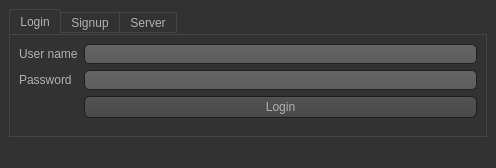
<?xml version="1.0" encoding="UTF-8"?>
<ui version="4.0">
 <class>LoginWindow</class>
 <widget class="QMainWindow" name="LoginWindow">
  <property name="geometry">
   <rect>
    <x>0</x>
    <y>0</y>
    <width>496</width>
    <height>168</height>
   </rect>
  </property>
  <property name="sizePolicy">
   <sizepolicy hsizetype="Fixed" vsizetype="Fixed">
    <horstretch>0</horstretch>
    <verstretch>0</verstretch>
   </sizepolicy>
  </property>
  <property name="windowTitle">
   <string>Login</string>
  </property>
  <property name="styleSheet">
   <string notr="true">QToolTip
{
     border: 1px solid black;
     background-color: #ffa02f;
     padding: 1px;
     border-radius: 3px;
     opacity: 100;
}

QWidget
{
    color: #b1b1b1;
    background-color: #323232;
}

QWidget:item:hover
{
    background-color: QLinearGradient( x1: 0, y1: 0, x2: 0, y2: 1, stop: 0 #ffa02f, stop: 1 #ca0619);
    color: #000000;
}

QWidget:item:selected
{
    background-color: QLinearGradient( x1: 0, y1: 0, x2: 0, y2: 1, stop: 0 #ffa02f, stop: 1 #d7801a);
}

QMenuBar::item
{
    background: transparent;
}

QMenuBar::item:selected
{
    background: transparent;
    border: 1px solid #ffaa00;
}

QMenuBar::item:pressed
{
    background: #444;
    border: 1px solid #000;
    background-color: QLinearGradient(
        x1:0, y1:0,
        x2:0, y2:1,
        stop:1 #212121,
        stop:0.4 #343434/*,
        stop:0.2 #343434,
        stop:0.1 #ffaa00*/
    );
    margin-bottom:-1px;
    padding-bottom:1px;
}

QMenu
{
    border: 1px solid #000;
}

QMenu::item
{
    padding: 2px 20px 2px 20px;
}

QMenu::item:selected
{
    color: #000000;
}

QWidget:disabled
{
    color: #404040;
    background-color: #323232;
}

QAbstractItemView
{
    background-color: QLinearGradient( x1: 0, y1: 0, x2: 0, y2: 1, stop: 0 #4d4d4d, stop: 0.1 #646464, stop: 1 #5d5d5d);
}

QWidget:focus
{
    /*border: 2px solid QLinearGradient( x1: 0, y1: 0, x2: 0, y2: 1, stop: 0 #ffa02f, stop: 1 #d7801a);*/
}

QLineEdit
{
    background-color: QLinearGradient( x1: 0, y1: 0, x2: 0, y2: 1, stop: 0 #4d4d4d, stop: 0 #646464, stop: 1 #5d5d5d);
    padding: 1px;
    border-style: solid;
    border: 1px solid #1e1e1e;
    border-radius: 5;
}

QPushButton
{
    color: #b1b1b1;
    background-color: QLinearGradient( x1: 0, y1: 0, x2: 0, y2: 1, stop: 0 #565656, stop: 0.1 #525252, stop: 0.5 #4e4e4e, stop: 0.9 #4a4a4a, stop: 1 #464646);
    border-width: 1px;
    border-color: #1e1e1e;
    border-style: solid;
    border-radius: 6;
    padding: 3px;
    font-size: 12px;
    padding-left: 5px;
    padding-right: 5px;
}

QPushButton:pressed
{
    background-color: QLinearGradient( x1: 0, y1: 0, x2: 0, y2: 1, stop: 0 #2d2d2d, stop: 0.1 #2b2b2b, stop: 0.5 #292929, stop: 0.9 #282828, stop: 1 #252525);
}

QComboBox
{
    selection-background-color: #ffaa00;
    background-color: QLinearGradient( x1: 0, y1: 0, x2: 0, y2: 1, stop: 0 #565656, stop: 0.1 #525252, stop: 0.5 #4e4e4e, stop: 0.9 #4a4a4a, stop: 1 #464646);
    border-style: solid;
    border: 1px solid #1e1e1e;
    border-radius: 5;
}

QComboBox:hover,QPushButton:hover
{
    border: 2px solid QLinearGradient( x1: 0, y1: 0, x2: 0, y2: 1, stop: 0 #ffa02f, stop: 1 #d7801a);
}


QComboBox:on
{
    padding-top: 3px;
    padding-left: 4px;
    background-color: QLinearGradient( x1: 0, y1: 0, x2: 0, y2: 1, stop: 0 #2d2d2d, stop: 0.1 #2b2b2b, stop: 0.5 #292929, stop: 0.9 #282828, stop: 1 #252525);
    selection-background-color: #ffaa00;
}

QComboBox QAbstractItemView
{
    border: 2px solid darkgray;
    selection-background-color: QLinearGradient( x1: 0, y1: 0, x2: 0, y2: 1, stop: 0 #ffa02f, stop: 1 #d7801a);
}

QComboBox::drop-down
{
     subcontrol-origin: padding;
     subcontrol-position: top right;
     width: 15px;

     border-left-width: 0px;
     border-left-color: darkgray;
     border-left-style: solid; /* just a single line */
     border-top-right-radius: 3px; /* same radius as the QComboBox */
     border-bottom-right-radius: 3px;
 }

QComboBox::down-arrow
{
     image: url(:/down_arrow.png);
}

QGroupBox:focus
{
border: 2px solid QLinearGradient( x1: 0, y1: 0, x2: 0, y2: 1, stop: 0 #ffa02f, stop: 1 #d7801a);
}

QTextEdit:focus
{
    border: 2px solid QLinearGradient( x1: 0, y1: 0, x2: 0, y2: 1, stop: 0 #ffa02f, stop: 1 #d7801a);
}

QScrollBar:horizontal {
     border: 1px solid #222222;
     background: QLinearGradient( x1: 0, y1: 0, x2: 0, y2: 1, stop: 0.0 #121212, stop: 0.2 #282828, stop: 1 #484848);
     height: 7px;
     margin: 0px 16px 0 16px;
}

QScrollBar::handle:horizontal
{
      background: QLinearGradient( x1: 0, y1: 0, x2: 1, y2: 0, stop: 0 #ffa02f, stop: 0.5 #d7801a, stop: 1 #ffa02f);
      min-height: 20px;
      border-radius: 2px;
}

QScrollBar::add-line:horizontal {
      border: 1px solid #1b1b19;
      border-radius: 2px;
      background: QLinearGradient( x1: 0, y1: 0, x2: 1, y2: 0, stop: 0 #ffa02f, stop: 1 #d7801a);
      width: 14px;
      subcontrol-position: right;
      subcontrol-origin: margin;
}

QScrollBar::sub-line:horizontal {
      border: 1px solid #1b1b19;
      border-radius: 2px;
      background: QLinearGradient( x1: 0, y1: 0, x2: 1, y2: 0, stop: 0 #ffa02f, stop: 1 #d7801a);
      width: 14px;
     subcontrol-position: left;
     subcontrol-origin: margin;
}

QScrollBar::right-arrow:horizontal, QScrollBar::left-arrow:horizontal
{
      border: 1px solid black;
      width: 1px;
      height: 1px;
      background: white;
}

QScrollBar::add-page:horizontal, QScrollBar::sub-page:horizontal
{
      background: none;
}

QScrollBar:vertical
{
      background: QLinearGradient( x1: 0, y1: 0, x2: 1, y2: 0, stop: 0.0 #121212, stop: 0.2 #282828, stop: 1 #484848);
      width: 7px;
      margin: 16px 0 16px 0;
      border: 1px solid #222222;
}

QScrollBar::handle:vertical
{
      background: QLinearGradient( x1: 0, y1: 0, x2: 0, y2: 1, stop: 0 #ffa02f, stop: 0.5 #d7801a, stop: 1 #ffa02f);
      min-height: 20px;
      border-radius: 2px;
}

QScrollBar::add-line:vertical
{
      border: 1px solid #1b1b19;
      border-radius: 2px;
      background: QLinearGradient( x1: 0, y1: 0, x2: 0, y2: 1, stop: 0 #ffa02f, stop: 1 #d7801a);
      height: 14px;
      subcontrol-position: bottom;
      subcontrol-origin: margin;
}

QScrollBar::sub-line:vertical
{
      border: 1px solid #1b1b19;
      border-radius: 2px;
      background: QLinearGradient( x1: 0, y1: 0, x2: 0, y2: 1, stop: 0 #d7801a, stop: 1 #ffa02f);
      height: 14px;
      subcontrol-position: top;
      subcontrol-origin: margin;
}

QScrollBar::up-arrow:vertical, QScrollBar::down-arrow:vertical
{
      border: 1px solid black;
      width: 1px;
      height: 1px;
      background: white;
}


QScrollBar::add-page:vertical, QScrollBar::sub-page:vertical
{
      background: none;
}

QTextEdit
{
    background-color: #242424;
}

QPlainTextEdit
{
    background-color: #242424;
}

QHeaderView::section
{
    background-color: QLinearGradient(x1:0, y1:0, x2:0, y2:1, stop:0 #616161, stop: 0.5 #505050, stop: 0.6 #434343, stop:1 #656565);
    color: white;
    padding-left: 4px;
    border: 1px solid #6c6c6c;
}

QCheckBox:disabled
{
color: #414141;
}

QDockWidget::title
{
    text-align: center;
    spacing: 3px; /* spacing between items in the tool bar */
    background-color: QLinearGradient(x1:0, y1:0, x2:0, y2:1, stop:0 #323232, stop: 0.5 #242424, stop:1 #323232);
}

QDockWidget::close-button, QDockWidget::float-button
{
    text-align: center;
    spacing: 1px; /* spacing between items in the tool bar */
    background-color: QLinearGradient(x1:0, y1:0, x2:0, y2:1, stop:0 #323232, stop: 0.5 #242424, stop:1 #323232);
}

QDockWidget::close-button:hover, QDockWidget::float-button:hover
{
    background: #242424;
}

QDockWidget::close-button:pressed, QDockWidget::float-button:pressed
{
    padding: 1px -1px -1px 1px;
}

QMainWindow::separator
{
    background-color: QLinearGradient(x1:0, y1:0, x2:0, y2:1, stop:0 #161616, stop: 0.5 #151515, stop: 0.6 #212121, stop:1 #343434);
    color: white;
    padding-left: 4px;
    border: 1px solid #4c4c4c;
    spacing: 3px; /* spacing between items in the tool bar */
}

QMainWindow::separator:hover
{

    background-color: QLinearGradient(x1:0, y1:0, x2:0, y2:1, stop:0 #d7801a, stop:0.5 #b56c17 stop:1 #ffa02f);
    color: white;
    padding-left: 4px;
    border: 1px solid #6c6c6c;
    spacing: 3px; /* spacing between items in the tool bar */
}

QToolBar::handle
{
     spacing: 3px; /* spacing between items in the tool bar */
     background: url(:/images/handle.png);
}

QMenu::separator
{
    height: 2px;
    background-color: QLinearGradient(x1:0, y1:0, x2:0, y2:1, stop:0 #161616, stop: 0.5 #151515, stop: 0.6 #212121, stop:1 #343434);
    color: white;
    padding-left: 4px;
    margin-left: 10px;
    margin-right: 5px;
}

QProgressBar
{
    border: 2px solid grey;
    border-radius: 5px;
    text-align: center;
}

QProgressBar::chunk
{
    background-color: #d7801a;
    width: 2.15px;
    margin: 0.5px;
}

QTabBar::tab {
    color: #b1b1b1;
    border: 1px solid #444;
    border-bottom-style: none;
    background-color: #323232;
    padding-left: 10px;
    padding-right: 10px;
    padding-top: 3px;
    padding-bottom: 2px;
    margin-right: -1px;
}

QTabWidget::pane {
    border: 1px solid #444;
    top: 1px;
}

QTabBar::tab:last
{
    margin-right: 0; /* the last selected tab has nothing to overlap with on the right */
    border-top-right-radius: 3px;
}

QTabBar::tab:first:!selected
{
 margin-left: 0px; /* the last selected tab has nothing to overlap with on the right */


    border-top-left-radius: 3px;
}

QTabBar::tab:!selected
{
    color: #b1b1b1;
    border-bottom-style: solid;
    margin-top: 3px;
    background-color: QLinearGradient(x1:0, y1:0, x2:0, y2:1, stop:1 #212121, stop:.4 #343434);
}

QTabBar::tab:selected
{
    border-top-left-radius: 3px;
    border-top-right-radius: 3px;
    margin-bottom: 0px;
}

QTabBar::tab:!selected:hover
{
    /*border-top: 2px solid #ffaa00;
    padding-bottom: 3px;*/
    border-top-left-radius: 3px;
    border-top-right-radius: 3px;
    background-color: QLinearGradient(x1:0, y1:0, x2:0, y2:1, stop:1 #212121, stop:0.4 #343434, stop:0.2 #343434, stop:0.1 #ffaa00);
}

QRadioButton::indicator:checked, QRadioButton::indicator:unchecked{
    color: #b1b1b1;
    background-color: #323232;
    border: 1px solid #b1b1b1;
    border-radius: 6px;
}

QRadioButton::indicator:checked
{
    background-color: qradialgradient(
        cx: 0.5, cy: 0.5,
        fx: 0.5, fy: 0.5,
        radius: 1.0,
        stop: 0.25 #ffaa00,
        stop: 0.3 #323232
    );
}

QCheckBox::indicator{
    color: #b1b1b1;
    background-color: #323232;
    border: 1px solid #b1b1b1;
    width: 9px;
    height: 9px;
}

QRadioButton::indicator
{
    border-radius: 6px;
}

QRadioButton::indicator:hover, QCheckBox::indicator:hover
{
    border: 1px solid #ffaa00;
}

QCheckBox::indicator:checked
{
    image:url(:/images/checkbox.png);
}

QCheckBox::indicator:disabled, QRadioButton::indicator:disabled
{
    border: 1px solid #444;
}</string>
  </property>
  <widget class="QWidget" name="centralwidget">
   <layout class="QHBoxLayout" name="horizontalLayout">
    <item>
     <widget class="QTabWidget" name="tabWidget">
      <property name="currentIndex">
       <number>0</number>
      </property>
      <widget class="QWidget" name="login">
       <attribute name="title">
        <string>Login</string>
       </attribute>
       <layout class="QFormLayout" name="formLayout">
        <item row="0" column="0">
         <widget class="QLabel" name="label">
          <property name="text">
           <string>User name</string>
          </property>
         </widget>
        </item>
        <item row="0" column="1">
         <widget class="QLineEdit" name="login_username"/>
        </item>
        <item row="1" column="1">
         <widget class="QLineEdit" name="login_password"/>
        </item>
        <item row="2" column="1">
         <widget class="QPushButton" name="login_button">
          <property name="text">
           <string>Login</string>
          </property>
         </widget>
        </item>
        <item row="1" column="0">
         <widget class="QLabel" name="label_2">
          <property name="text">
           <string>Password</string>
          </property>
         </widget>
        </item>
       </layout>
      </widget>
      <widget class="QWidget" name="signup">
       <attribute name="title">
        <string>Signup</string>
       </attribute>
       <layout class="QFormLayout" name="formLayout_2">
        <item row="0" column="0">
         <widget class="QLabel" name="label_3">
          <property name="text">
           <string>User name</string>
          </property>
         </widget>
        </item>
        <item row="0" column="1">
         <widget class="QLineEdit" name="signup_username"/>
        </item>
        <item row="1" column="0">
         <widget class="QLabel" name="label_4">
          <property name="text">
           <string>Password</string>
          </property>
         </widget>
        </item>
        <item row="1" column="1">
         <widget class="QLineEdit" name="signup_password"/>
        </item>
        <item row="2" column="1">
         <widget class="QPushButton" name="signup_button">
          <property name="text">
           <string>Sign Up</string>
          </property>
         </widget>
        </item>
       </layout>
      </widget>
      <widget class="QWidget" name="server">
       <attribute name="title">
        <string>Server</string>
       </attribute>
       <layout class="QFormLayout" name="formLayout_3">
        <item row="0" column="0">
         <widget class="QLabel" name="label_5">
          <property name="text">
           <string>Host</string>
          </property>
         </widget>
        </item>
        <item row="0" column="1">
         <widget class="QLineEdit" name="hostname"/>
        </item>
        <item row="1" column="0">
         <widget class="QLabel" name="label_6">
          <property name="text">
           <string>Port</string>
          </property>
         </widget>
        </item>
        <item row="1" column="1">
         <widget class="QLineEdit" name="portnumber"/>
        </item>
        <item row="2" column="1">
         <widget class="QPushButton" name="connect2server">
          <property name="text">
           <string>Connect</string>
          </property>
         </widget>
        </item>
       </layout>
      </widget>
     </widget>
    </item>
   </layout>
  </widget>
  <widget class="QStatusBar" name="statusbar"/>
 </widget>
 <resources/>
 <connections/>
</ui>
